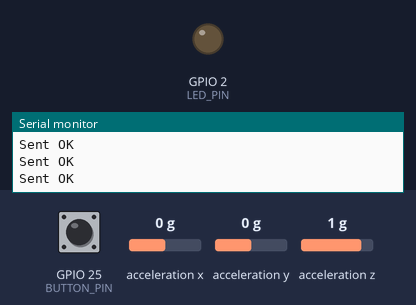
This sketch was run on a simulated ESP32. On the bench: output pins drawn as LEDs (lit = HIGH), the last lines printed to the serial monitor. Wiring (inferred from the names in the program): MPU-6050 motion sensor at I2C address 0x68. The test bench sets the inputs (shaded band); at power-on: GPIO 25 (BUTTON_PIN) HIGH, acceleration x 0 g, acceleration y 0 g, acceleration z 1 g.

Above: at 4.2 s.
4.3 s: GPIO 25 (BUTTON_PIN) pulled LOW for 0.15 s
At 4.51 s:
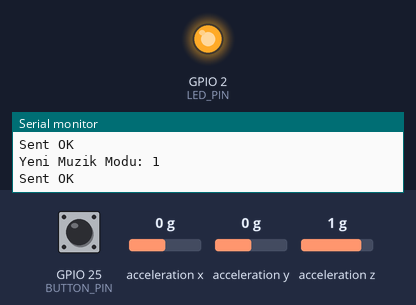
6.1 s: GPIO 25 (BUTTON_PIN) pulled LOW for 3.2 s
At 10.8 s:
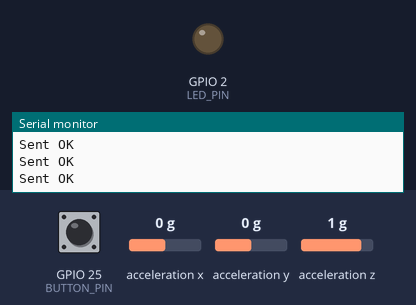
Timing chart, 0 to 12.3 s (numbered marks = the images above; inputs shaded):
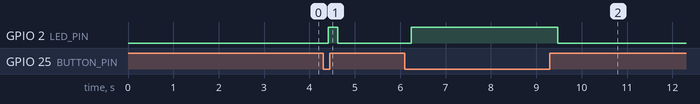

The sketch:

esp32-buzzer-player.ino
```cpp
#include <WiFi.h>
#include <esp_now.h>
#include <Wire.h>

uint8_t receiverMAC[] = {0x00, 0x70, 0x07, 0x26, 0x9F, 0x28};

#define BUTTON_PIN 25
#define LED_PIN 2  // Built-in LED on most ESP32 boards

typedef struct {
  int16_t x;
  int16_t y;
  int16_t z;
  uint8_t musicMode; // 0: Mario, 1: Tetris, 2: LoopTrack, 3: Sessiz
} SensorData;

SensorData data;

uint8_t currentMode = 0;

// Variables for debounce logic
bool buttonState = HIGH;       // The current stable reading from the input pin
bool lastButtonState = HIGH;   // The previous raw reading from the input pin
unsigned long lastDebounceTime = 0;
unsigned long debounceDelay = 50;

void onSent(const wifi_tx_info_t *info, esp_now_send_status_t status) {
  Serial.println(status == ESP_NOW_SEND_SUCCESS ? "Sent OK" : "Send Failed");
}

void setup() {
  delay(3000);
  Serial.begin(115200);
  Wire.begin();

  pinMode(BUTTON_PIN, INPUT_PULLUP);
  pinMode(LED_PIN, OUTPUT); // Set LED as an output

  // MPU6050 Wake up
  Wire.beginTransmission(0x68);
  Wire.write(0x6B);
  Wire.write(0);
  Wire.endTransmission();

  WiFi.mode(WIFI_STA);
  esp_now_init();
  esp_now_register_send_cb(onSent);

  esp_now_peer_info_t peerInfo = {};
  memcpy(peerInfo.peer_addr, receiverMAC, 6);
  peerInfo.channel = 0;
  peerInfo.encrypt = false;
  esp_now_add_peer(&peerInfo);
}

void loop() {
  // 1. Read the state of the switch into a local variable:
  bool reading = digitalRead(BUTTON_PIN);

  // 2. Check to see if you just pressed the button
  // If the switch changed, due to noise or pressing:
  if (reading != lastButtonState) {
    // reset the debouncing timer
    lastDebounceTime = millis();
  }

  if ((millis() - lastDebounceTime) > debounceDelay) {
    // whatever the reading is at, it's been there for longer than the debounce
    // delay, so take it as the actual current state:

    // if the button state has changed:
    if (reading != buttonState) {
      buttonState = reading;

      // Turn the LED ON when buttonState is LOW (pressed)
      // and OFF when buttonState is HIGH (released)
      digitalWrite(LED_PIN, !buttonState);

      // only toggle the mode if the new button state is LOW (pressed)
      if (buttonState == LOW) {
        currentMode++;
        if (currentMode > 3) {
          currentMode = 0;
        }
        Serial.print("Yeni Muzik Modu: ");
        Serial.println(currentMode);
      }
    }
  }

  // save the raw reading. Next time through the loop, it'll be the lastButtonState:
  lastButtonState = reading;

  // --- MPU6050 and ESP-NOW Logic ---

  Wire.beginTransmission(0x68);
  Wire.write(0x3B);
  Wire.endTransmission(false);
  Wire.requestFrom(0x68, 6, true);

  data.x = Wire.read() << 8 | Wire.read();
  data.y = Wire.read() << 8 | Wire.read();
  data.z = Wire.read() << 8 | Wire.read();

  data.musicMode = currentMode;

  esp_now_send(receiverMAC, (uint8_t *)&data, sizeof(data));
  delay(100);
}
```

Measured:
- after the input at 4.3 s, GPIO 2 (LED_PIN): LOW → HIGH after 0.12 s, → LOW 0.20 s later
- after the input at 6.1 s, GPIO 2 (LED_PIN): LOW → HIGH after 0.14 s, → LOW 3.2 s later
